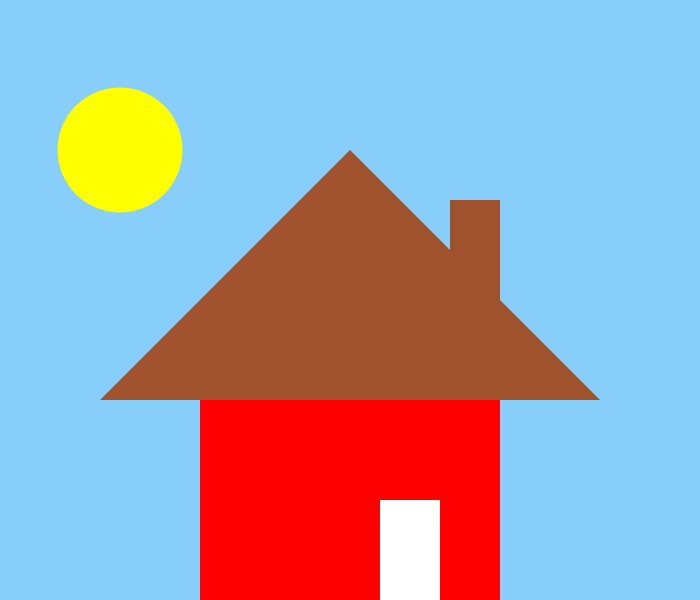
Frame 1 (no input)
Frame 60 (the mouse pressed at the canvas centre just before this capture): identical to frame 1, image omitted
Frame 120 (the mouse held since frame 60 and released just before this capture): identical to frame 1, image omitted

The Processing sketch that drew this single still picture (run headless with seeded random() and noise(); from frame 60 on, the mouse is pressed at the canvas centre):

// Processing sketch: processing_2440
// ── processing_2440.pde

/*

a sunny day

cittavritti@shaw.ca
june 2009
*/


void setup(){
  size (700, 600);
  background (#87cefa);
  
  noStroke();
  fill(#ffff00);
  ellipse (120, 150, 125, 125);
  
  
 
  fill(255,0,0);
  rect(200,350,300,250);  
  
  fill(255);
  rect(380, 500, 60, 200);
  
  fill(#a0522d);
  triangle(350,150,600,400,100,400);
  
  fill(#a0522d);
  rect(450,200,50,100);
};


void draw(){
  
  
};
